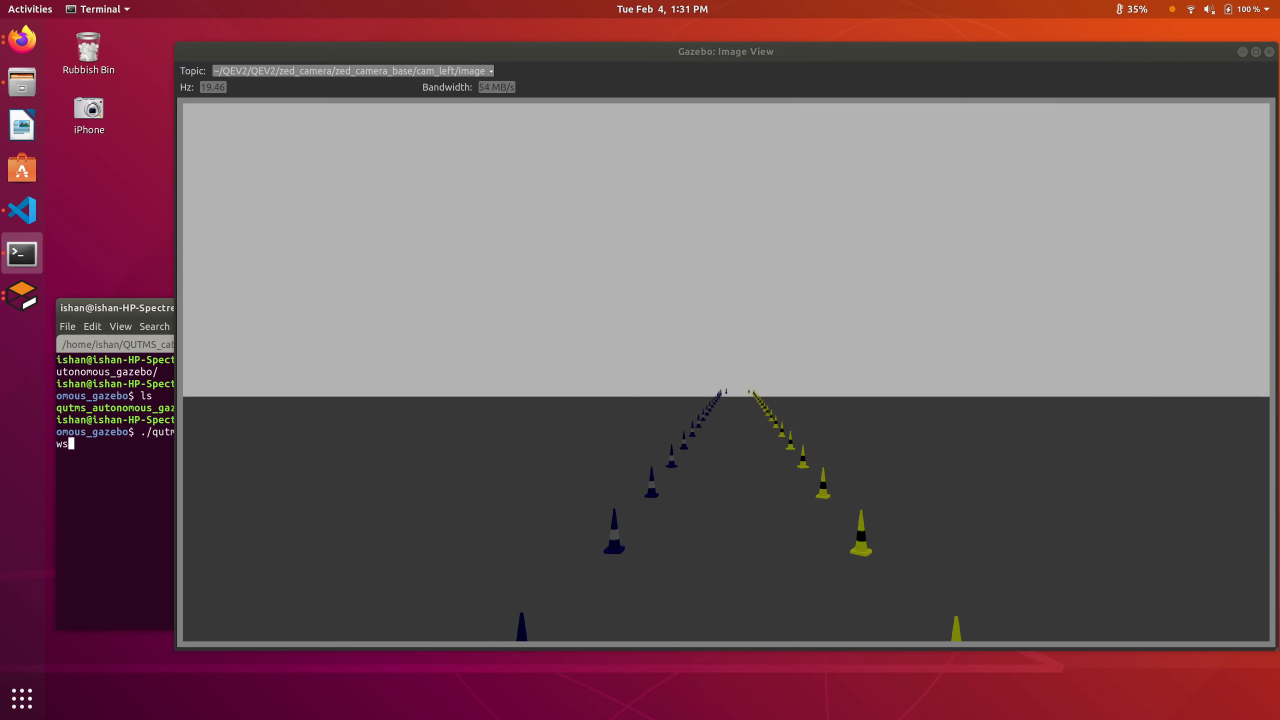
//> input picture frame 90 of vid.mp4, 3840 x 2160 px (shown at 1/3 size)
$ ./hsv_colour_threshold   (built with g++ and OpenCV 4)
//> lines starting //> are read from the running program, lines starting //| are printed output that depends on the picture; after the words box and inside, x2 and y2 are one past the last pixel; in counts of white or black regions, pixels touching at a corner belong together
#include <iostream>
#include "opencv2/highgui/highgui.hpp"
#include "opencv2/imgproc/imgproc.hpp"
#include <unistd.h>

unsigned int microseconds;

using namespace cv;
using namespace std;

 int main( int argc, char** argv )
 {
    VideoCapture cap("vid.mp4"); //capture the video from web cam

    namedWindow("Control", CV_WINDOW_AUTOSIZE); //create a window called "Control"


 int iLowH = 0;
 int iHighH = 179;

 int iLowS = 0;
 int iHighS = 255;

 int iLowV = 0;
 int iHighV = 255;

 //Create trackbars in "Control" window
 cvCreateTrackbar("LowH", "Control", &iLowH, 179); //Hue (0 - 179)
//> slider 'LowH' is set to 35
 cvCreateTrackbar("HighH", "Control", &iHighH, 179);


 cvCreateTrackbar("LowS", "Control", &iLowS, 255); //Saturation (0 - 255)
//> slider 'LowS' is set to 51
 cvCreateTrackbar("HighS", "Control", &iHighS, 255);

 cvCreateTrackbar("LowV", "Control", &iLowV, 255); //Value (0 - 255)
//> slider 'LowV' is set to 51
 cvCreateTrackbar("HighV", "Control", &iHighV, 255);

    while (true)
    {
        Mat imgOriginal;

     usleep(10000);

        bool bSuccess = cap.read(imgOriginal); // read a new frame from video
//> imgOriginal is the input picture: 2160 rows x 3840 cols, CV_8UC3; mean B, G, R 97.9, 91.4, 116.9


         if (!bSuccess) //if not success, break loop
        {
             cout << "Cannot read a frame from video stream" << endl;
             break;
        }

  Mat imgHSV;

  cvtColor(imgOriginal, imgHSV, COLOR_BGR2HSV); //Convert the captured frame from BGR to HSV
//> imgHSV: 2160 rows x 3840 cols, CV_8UC3; mean H, S, V 37.8, 60, 117.3

  Mat imgThresholded;

  inRange(imgHSV, Scalar(iLowH, iLowS, iLowV), Scalar(iHighH, iHighS, iHighV), imgThresholded); //Threshold the image
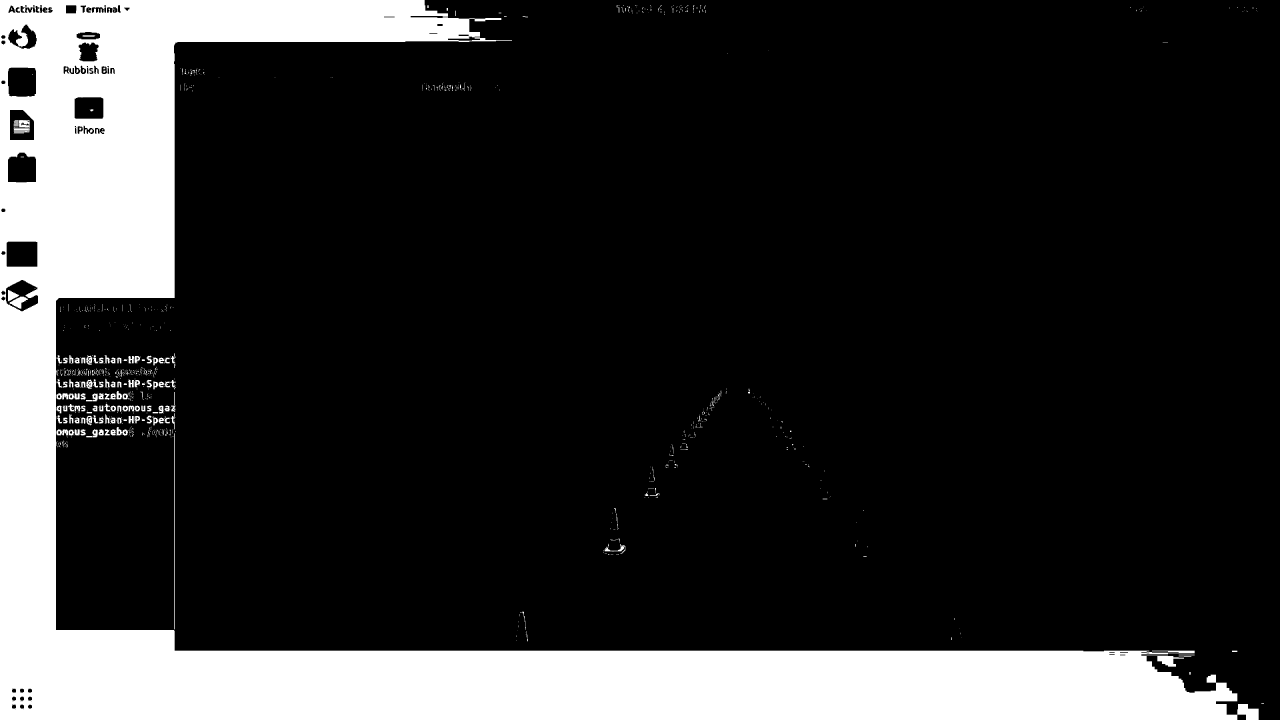
//> imgThresholded: 2160 rows x 3840 cols, CV_8UC1 (shown at 1/3 size); 18.1% white; 1069 white regions (855 under 20 px), largest, box (x1, y1, x2, y2) and area: (0, 0, 3776, 2160) 1468655, (3472, 1968, 3574, 2000) 1436, (522, 1300, 524, 1888) 1176

  //morphological opening (remove small objects from the foreground)

  erode(imgThresholded, imgThresholded, getStructuringElement(MORPH_ELLIPSE, Size(5, 5)) );
  dilate( imgThresholded, imgThresholded, getStructuringElement(MORPH_ELLIPSE, Size(5, 5)) );

  //morphological closing (fill small holes in the foreground)
  dilate( imgThresholded, imgThresholded, getStructuringElement(MORPH_ELLIPSE, Size(5, 5)) );
  erode(imgThresholded, imgThresholded, getStructuringElement(MORPH_ELLIPSE, Size(5, 5)) );
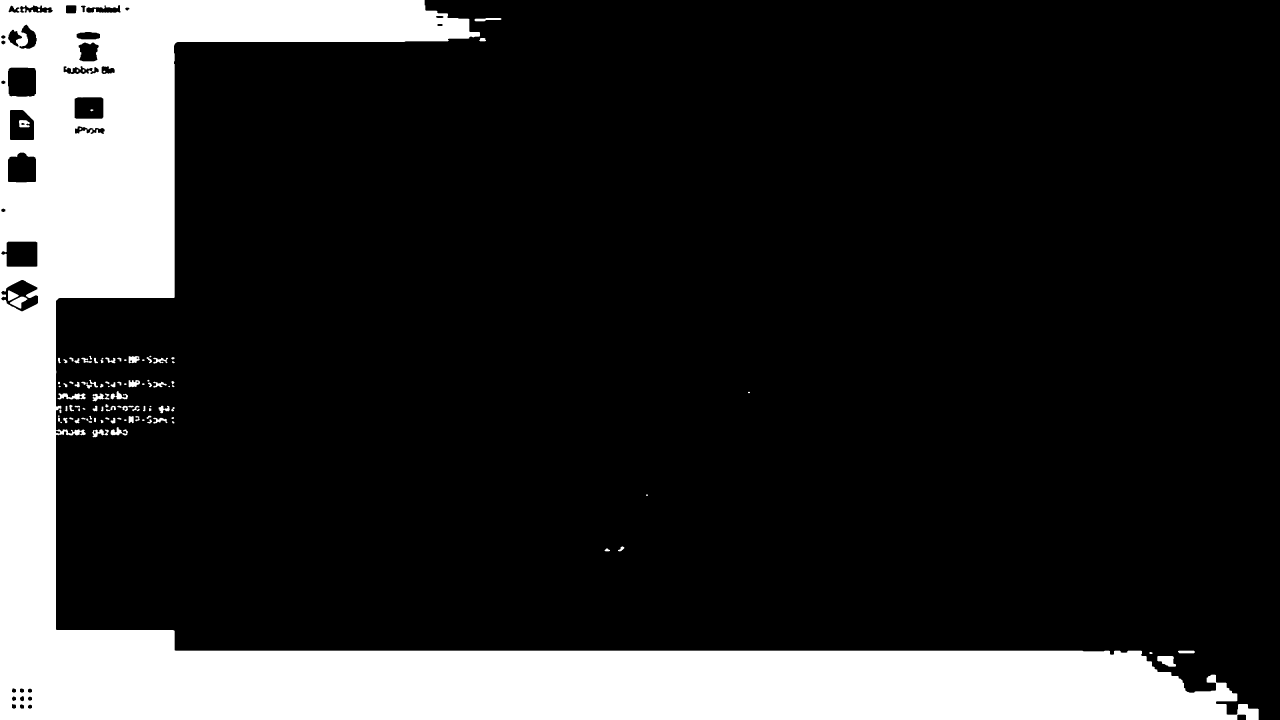
//> imgThresholded: 2160 rows x 3840 cols, CV_8UC1 (shown at 1/3 size); 17.9% white; 98 white regions (5 under 20 px), largest, box (x1, y1, x2, y2) and area: (0, 0, 3776, 2160) 1466759, (3472, 1968, 3528, 2000) 1264, (173, 1180, 257, 1199) 946


  resize(imgThresholded, imgThresholded, cv::Size(900,600));
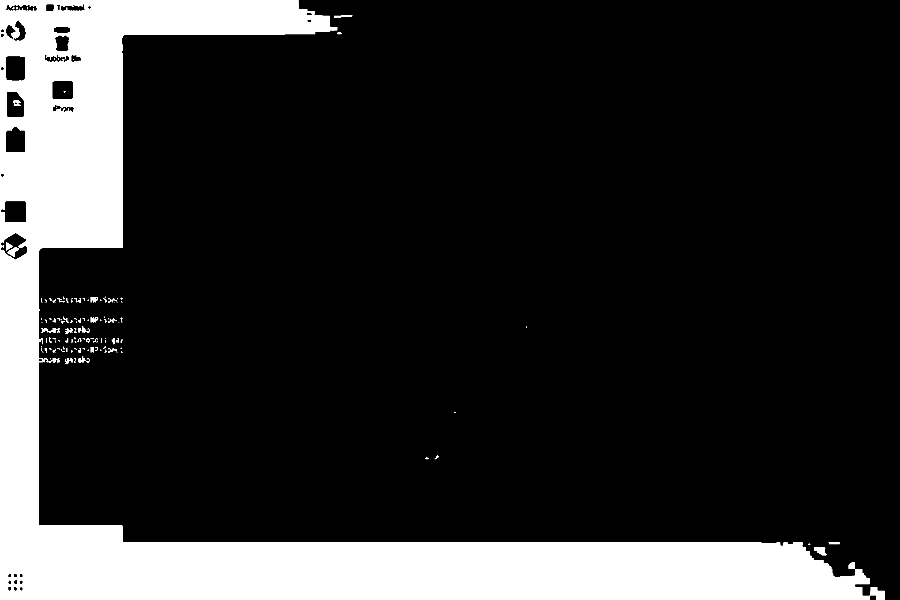
//> imgThresholded: 600 rows x 900 cols, CV_8UC1; min 0, max 255, mean 45.6
  resize(imgOriginal, imgOriginal, cv::Size(900,600));
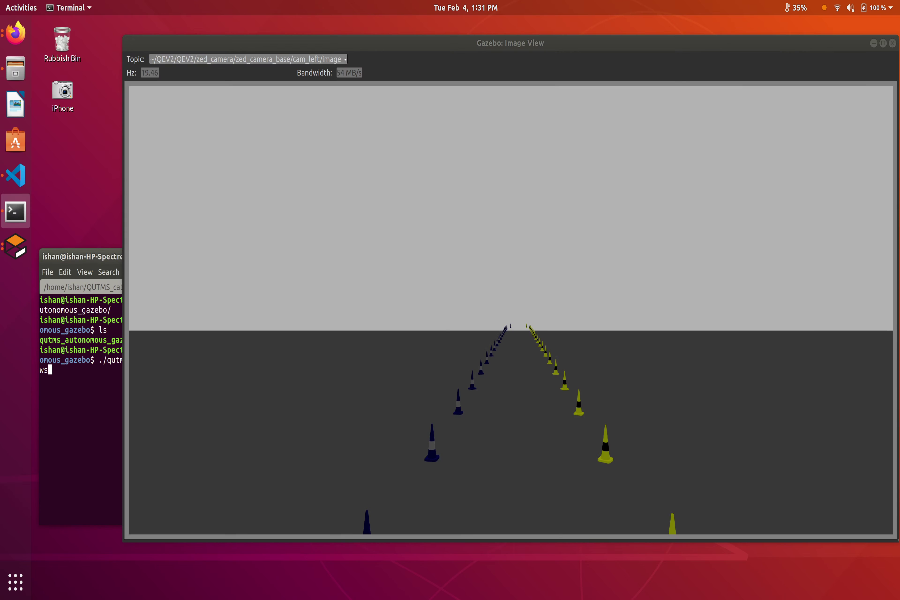
//> imgOriginal: 600 rows x 900 cols, CV_8UC3; mean B, G, R 98, 91.5, 117

  imshow("Thresholded Image", imgThresholded); //show the thresholded image
  imshow("Original", imgOriginal); //show the original image


        if (waitKey(30) == 27) //wait for 'esc' key press for 30ms. If 'esc' key is pressed, break loop
//> the Esc key is pressed
       {
            cout << "esc key is pressed by user" << endl;
            break;
       }
    }

   return 0;

}

$ run again, starting later in the video
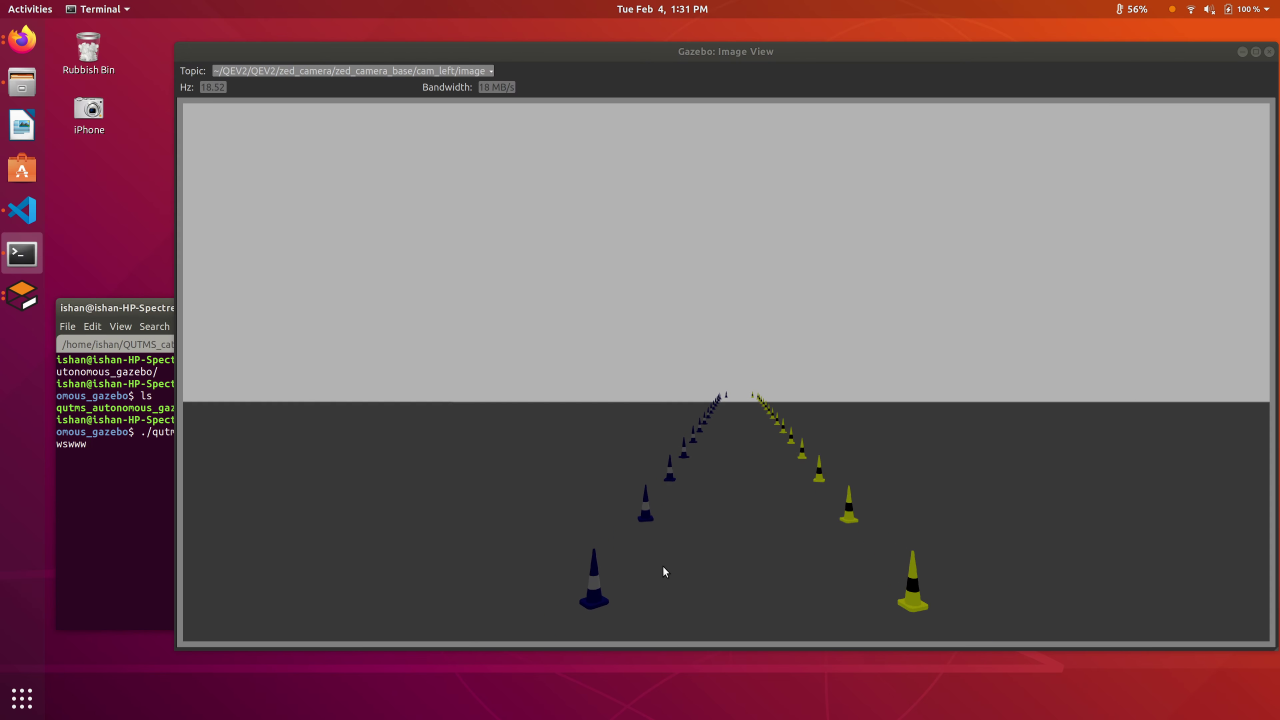
//> input picture frame 405 of vid.mp4, 3840 x 2160 px (shown at 1/3 size)
//> imgOriginal is the input picture: 2160 rows x 3840 cols, CV_8UC3; mean B, G, R 98.7, 92.2, 117.7
//> imgHSV: 2160 rows x 3840 cols, CV_8UC3; mean H, S, V 37.6, 60.1, 118.1
//> `inRange(imgHSV, Scalar(iLowH, iLowS, iLowV), Scalar(iHighH, iHighS, iH..`:
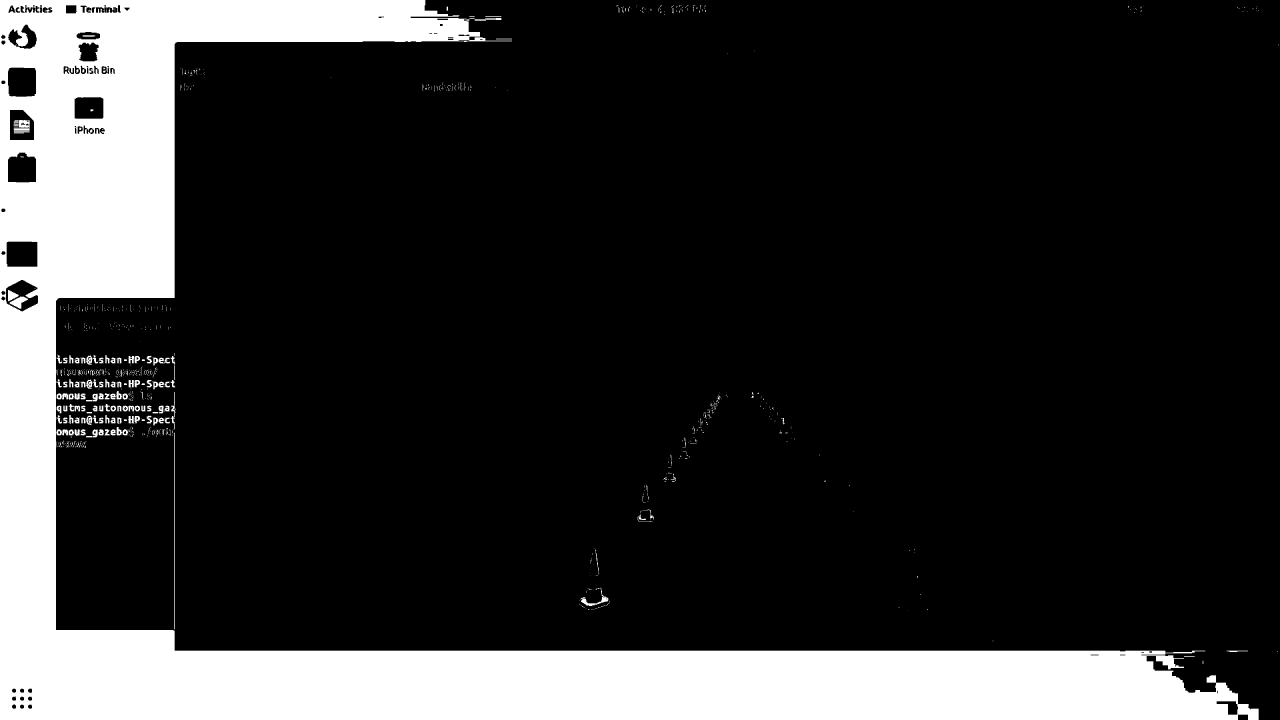
//> imgThresholded: 2160 rows x 3840 cols, CV_8UC1 (shown at 1/3 size); 18.1% white; 1018 white regions (801 under 20 px), largest, box (x1, y1, x2, y2) and area: (0, 0, 3776, 2160) 1470405, (522, 1298, 524, 1888) 1180, (28, 890, 84, 926) 976
//> `resize(imgOriginal, imgOriginal, cv::Size(900,600));`:
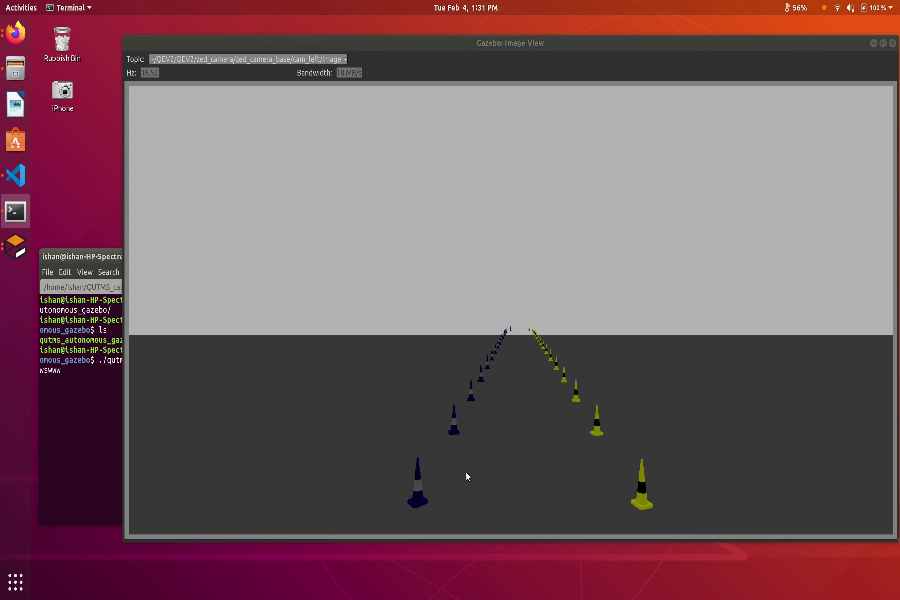
//> imgOriginal: 600 rows x 900 cols, CV_8UC3; mean B, G, R 98.7, 92.3, 117.7

$ run again, starting later in the video
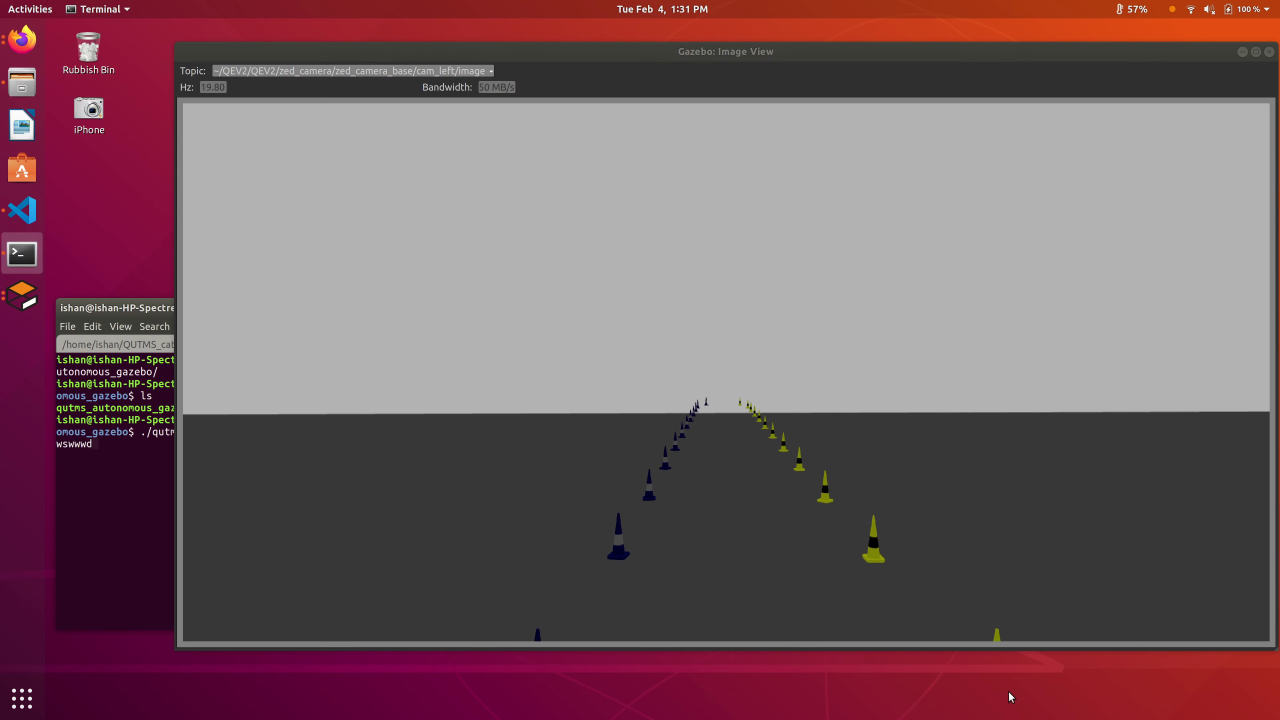
//> input picture frame 721 of vid.mp4, 3840 x 2160 px (shown at 1/3 size)
//> imgOriginal is the input picture: 2160 rows x 3840 cols, CV_8UC3; mean B, G, R 100.3, 93.8, 119.3
//> imgHSV: 2160 rows x 3840 cols, CV_8UC3; mean H, S, V 37.5, 60, 119.6
//> `inRange(imgHSV, Scalar(iLowH, iLowS, iLowV), Scalar(iHighH, iHighS, iH..`:
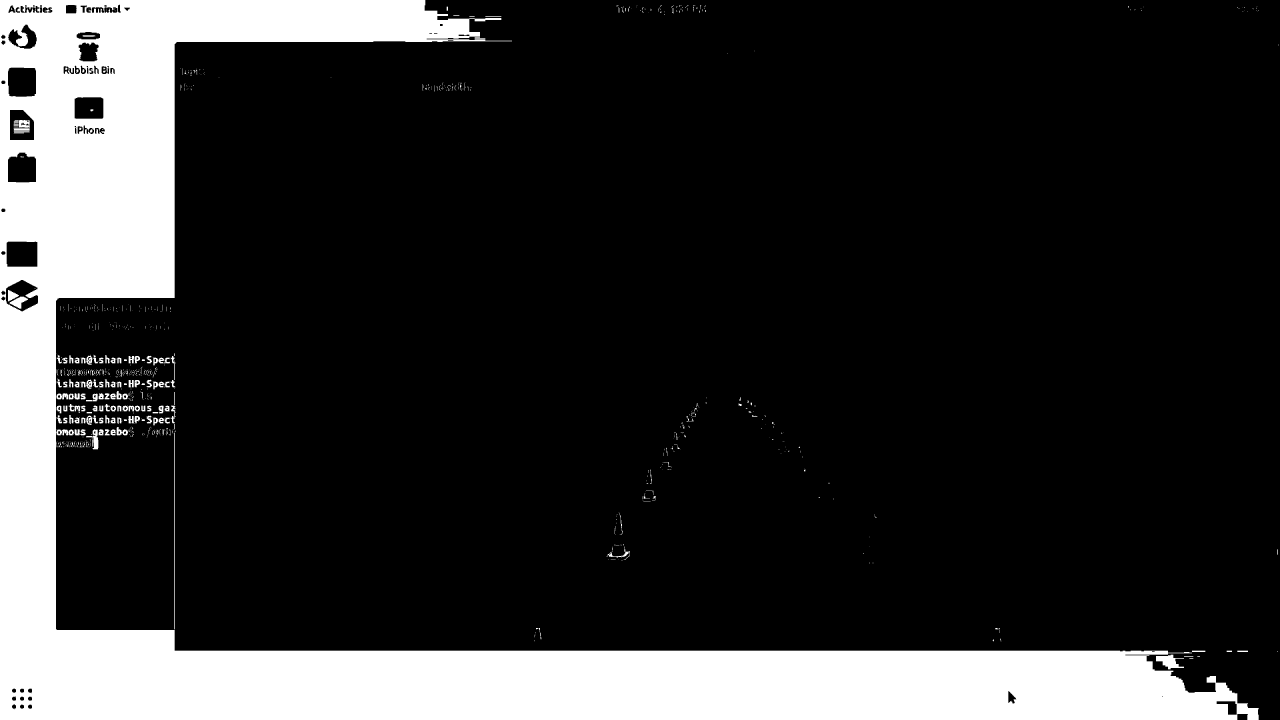
//> imgThresholded: 2160 rows x 3840 cols, CV_8UC1 (shown at 1/3 size); 18.1% white; 964 white regions (746 under 20 px), largest, box (x1, y1, x2, y2) and area: (0, 0, 3776, 2160) 1468265, (3468, 1964, 3552, 2008) 1888, (522, 1298, 524, 1888) 1180
//> `resize(imgOriginal, imgOriginal, cv::Size(900,600));`:
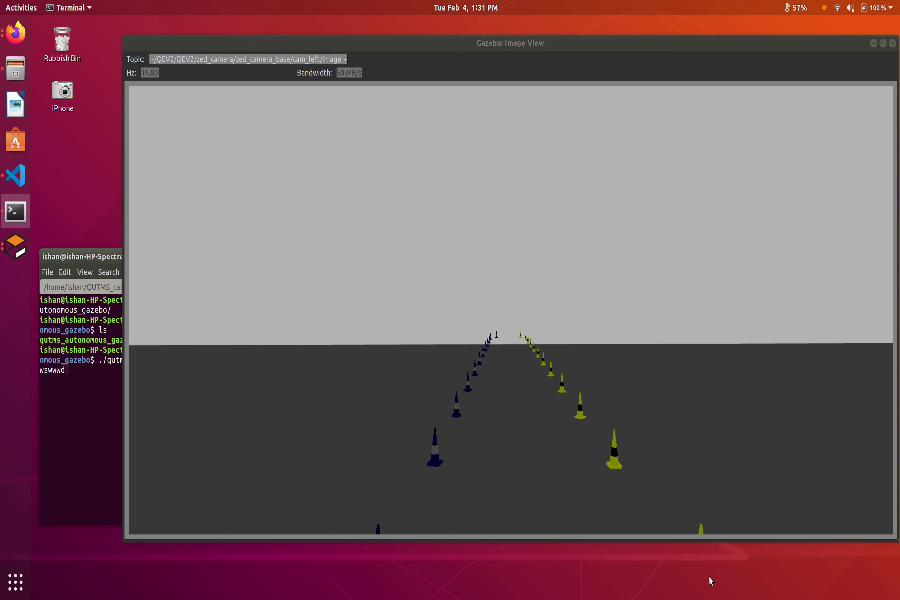
//> imgOriginal: 600 rows x 900 cols, CV_8UC3; mean B, G, R 100.4, 93.9, 119.3
